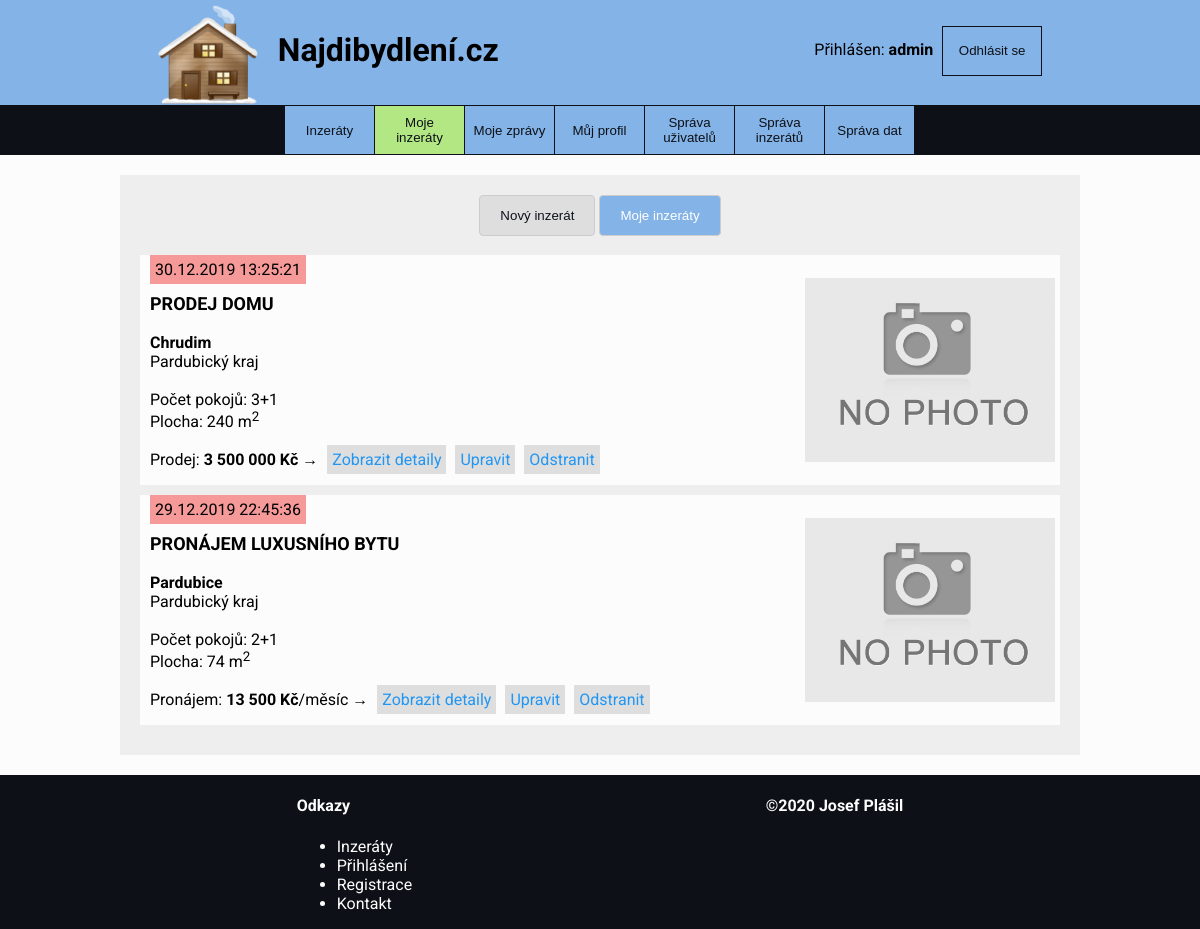
/index.php?page=my_ads (signed in), run on the app's committed database.
### tables this page shows
CREATE TABLE IF NOT EXISTS `items`
(
    `item_id`                INT(5)      NOT NULL AUTO_INCREMENT,
    `publication_date`       DATETIME    NOT NULL,
    `modification_date`      DATETIME    NULL,
    `price`                  INT(7)      NOT NULL,
    `area`                   INT(6)      NOT NULL,
    `users_user_id`          INT(6)      NOT NULL,
    `categories_category_id` INT(2)      NOT NULL,
    `title`                  VARCHAR(45) NOT NULL,
    `description`            TEXT        NOT NULL,
    `rooms_room_id`          INT(2)      NOT NULL,
    `cities_city_id`         INT         NOT NULL,
    `type`                   VARCHAR(45) NOT NULL,
    PRIMARY KEY (`item_id`),
    INDEX `fk_ITEM_USERS1_idx` (`users_user_id` ASC),
    INDEX `fk_ITEM_CATEGORY1_idx` (`categories_category_id` ASC),
    INDEX `fk_ITEMS_ROOMS1_idx` (`rooms_room_id` ASC),
    INDEX `fk_items_cities1_idx` (`cities_city_id` ASC),
    CONSTRAINT `fk_ITEM_USERS1`
        FOREIGN KEY (`users_user_id`)
            REFERENCES `users` (`user_id`)
            ON DELETE NO ACTION
            ON UPDATE NO ACTION,
    CONSTRAINT `fk_ITEM_CATEGORY1`
        FOREIGN KEY (`categories_category_id`)
            REFERENCES `categories` (`category_id`)
            ON DELETE NO ACTION
            ON UPDATE NO ACTION,
    CONSTRAINT `fk_ITEMS_ROOMS1`
        FOREIGN KEY (`rooms_room_id`)
            REFERENCES `rooms` (`room_id`)
            ON DELETE NO ACTION
            ON UPDATE NO ACTION,
    CONSTRAINT `fk_items_cities1`
        FOREIGN KEY (`cities_city_id`)
            REFERENCES `cities` (`city_id`)
            ON DELETE NO ACTION
            ON UPDATE NO ACTION
);

CREATE TABLE IF NOT EXISTS `cities`
(
    `city_id`           INT         NOT NULL AUTO_INCREMENT,
    `name`              VARCHAR(45) NOT NULL,
    `regions_region_id` INT         NOT NULL,
    PRIMARY KEY (`city_id`),
    INDEX `fk_cities_regions1_idx` (`regions_region_id` ASC),
    CONSTRAINT `fk_cities_regions1`
        FOREIGN KEY (`regions_region_id`)
            REFERENCES `regions` (`region_id`)
            ON DELETE NO ACTION
            ON UPDATE NO ACTION
);

CREATE TABLE IF NOT EXISTS `regions`
(
    `region_id` INT(2)      NOT NULL AUTO_INCREMENT,
    `name`      VARCHAR(75) NOT NULL,
    PRIMARY KEY (`region_id`)
);

CREATE TABLE IF NOT EXISTS `rooms`
(
    `room_id` INT(2)      NOT NULL AUTO_INCREMENT,
    `name`    VARCHAR(10) NOT NULL,
    PRIMARY KEY (`room_id`)
);

CREATE TABLE IF NOT EXISTS `images`
(
    `image_id`      INT          NOT NULL AUTO_INCREMENT,
    `name`          VARCHAR(75)  NOT NULL,
    `path`          VARCHAR(256) NOT NULL,
    `items_item_id` INT(5)       NOT NULL,
    PRIMARY KEY (`image_id`),
    INDEX `fk_images_items1_idx` (`items_item_id` ASC),
    CONSTRAINT `fk_images_items1`
        FOREIGN KEY (`items_item_id`)
            REFERENCES `items` (`item_id`)
            ON DELETE NO ACTION
            ON UPDATE NO ACTION
);

### data/function.php (called while the page is built, shortened)
<?php
$dbServername = "localhost";
$dbUsername = "root";
$dbPassword = "Database1001";
$dbName = 'db_dev';
function getItemsByUserId($userId) {
    global $dbServername, $dbUsername, $dbPassword, $dbName;
    $conn = new mysqli($dbServername, $dbUsername, $dbPassword, $dbName);
    $sql = "SELECT item_id, publication_date, modification_date, price, area, users.username,users.email, categories.name AS category,
       title, items.description, cities.name AS city, regions.name AS region, rooms.name AS room, type FROM items
                JOIN users ON items.USERS_user_id=user_id
                JOIN categories ON items.categories_category_id = categories.category_id
                JOIN cities ON items.cities_city_id = cities.city_id
                JOIN regions on cities.regions_region_id = region_id
                LEFT JOIN rooms on items.ROOMS_room_id = room_id
                WHERE users_user_id = $userId
                ORDER BY modification_date DESC";
    return $conn->query($sql);
}
function getPictures($id) {
    global $dbServername, $dbUsername, $dbPassword, $dbName;
    $conn = new mysqli($dbServername, $dbUsername, $dbPassword, $dbName);
    $sql = "SELECT * FROM images WHERE items_item_id = $id";
    return $conn->query($sql);
}

### page/my_ads.php (shortened to what this page needs)
<?php
$actualUserId = '';
if (isset($_SESSION["user_id"])) {
    $actualUserId = $_SESSION["user_id"];
}
$userItems = getItemsByUserId($actualUserId);
?>
<div class="full-width-wrapper">
    <div class="flex-wrap">
        <div class="item-details">
            <button id="new-item" type="button" class="global-button">Nový inzerát</button>
            <button id="user-items" type="button" class="global-button global-button-active">Moje inzeráty</button>
            <br><br>
            <div id="user-items-list">
            <?php
                if ($userItems->num_rows > 0) {
                    while ($rowUserItems = $userItems->fetch_assoc()) {
                        $itemId = $rowUserItems["item_id"];
                        try {
                            $modificationDate = date_format(new DateTime($rowUserItems["modification_date"]), "d.m.Y H:i:s");
                        } catch (Exception $e){echo 'Message: ' .$e->getMessage();}
                        $price = number_format($rowUserItems["price"], 0, '.', ' ');
                        $area = $rowUserItems["area"];
                        $title = $rowUserItems["title"];
                        $city = $rowUserItems["city"];
                        $region = $rowUserItems["region"];
                        $room = $rowUserItems["room"];
                        $type = $rowUserItems["type"];
                        $pictures = getPictures($itemId);
            ?>
                        <div class="user-item-row">
                        <?php
                        echo "
                            <div class='information'>
                            <span class='item-date'>$modificationDate</span><br><br>
                            <span class='item-title'>$title</span><br><br>
                            <span><b>$city</b></span><br>
                            <span>$region</span><br><br>
                            <span>Počet pokojů: $room</span><br>
                            <span>Plocha: $area m<sup>2</sup></span><br><br>
                        ";
                        if ($type == 'Pronájem'){
                            echo "<span>Pronájem: <b>$price Kč</b>/měsíc</span>";
                        } else if ($type == 'Prodej') {
                            echo "<span>Prodej: <b>$price Kč</b></span>";
                        }
                        echo "
                            &rarr; <a class=\"information-link\" href=\"?page=details&item=$itemId\">Zobrazit&nbsp;detaily</a>
                            <a class=\"information-link\" href=\"?page=edit_ad&item=$itemId\">Upravit</a>
                            <a class=\"information-link\" href=\"?page=delete_ad&item=$itemId\" onclick=\"return confirm('Opravdu chcete inzerát smazat?')\">Odstranit</a>
                        </div>
                        ";
                        if ($pictures->num_rows > 0) {
                            $rowPicture = $pictures->fetch_assoc();
                            $pictureName = $rowPicture["name"];
                            $picturePath = $rowPicture["path"];
                            echo "
                                <div class='image-container'>
                                    <img src= '$picturePath' alt='$pictureName'>
                                </div>
                            ";
                        } else {
                            echo "
                                <div class='image-container'>
                                    <img src= './img/no-image.PNG' alt='no-image'>
                                </div>
                            ";
                        }
                        ?>
                        </div>
                        <?php
                    }
                } else {
                    echo "<b>Nemáte žádné inzeráty</b>";
                }
                ?>
            </div>
        </div>
    </div>
</div>

### style/layout.css (style rules this page uses)
body, html { height: 100%; background-color: #fcfcfc; }
body { font-family: 'Roboto', sans-serif; position: relative; margin: 0; }
.full-width-wrapper { max-width: 960px !important; margin: 0 auto; position: relative; }
.flex-wrap { display: flex; flex-wrap: wrap; justify-content: space-around; width: 100%; float: right; position: relative; }
.user-item-row { background: #fcfcfc; width: 100%; height: 230px; text-align: left; margin: 0 auto 10px; float: left; }
.information { padding-left: 10px; float: left; }
.item-title { font-size: 18px; font-weight: bold; text-transform: uppercase; }
.item-date { float: left; padding: 5px; background: #f69999; }
.information-link { text-decoration: none; color: #2196F3; background: #dedede; padding: 5px; margin-left: 5px; }
.image-container { float: right; padding: 5px; height: 220px; width: 250px; display: flex; align-items: center; justify-content: center; }
.image-container img { max-width: 100%; max-height: 100%; }
.item-details { width: 100%; position: relative; padding: 20px; margin: 20px 0; background: #eee; text-align: center; }
.global-button { border: 1px solid #ccc; border-radius: 4px; box-sizing: border-box; background: #dedede; color: #0d1117; padding: 12px 20px; cursor: pointer; }
.global-button-active { background: #84B3E7; color: white; }

### data on the page
items: modification_date "30.12.2019 13:25:21", title "PRODEJ DOMU", cities_city.name "Chrudim", regions.name "Pardubický kraj", rooms_room.name "3+1", area "240", price "3 500 000"
items: modification_date "29.12.2019 22:45:36", title "PRONÁJEM LUXUSNÍHO BYTU", cities_city.name "Pardubice", regions.name "Pardubický kraj", rooms_room.name "2+1", area "74", price "13 500", images.path+name (placeholder picture)

### other printed values
$username "admin"
